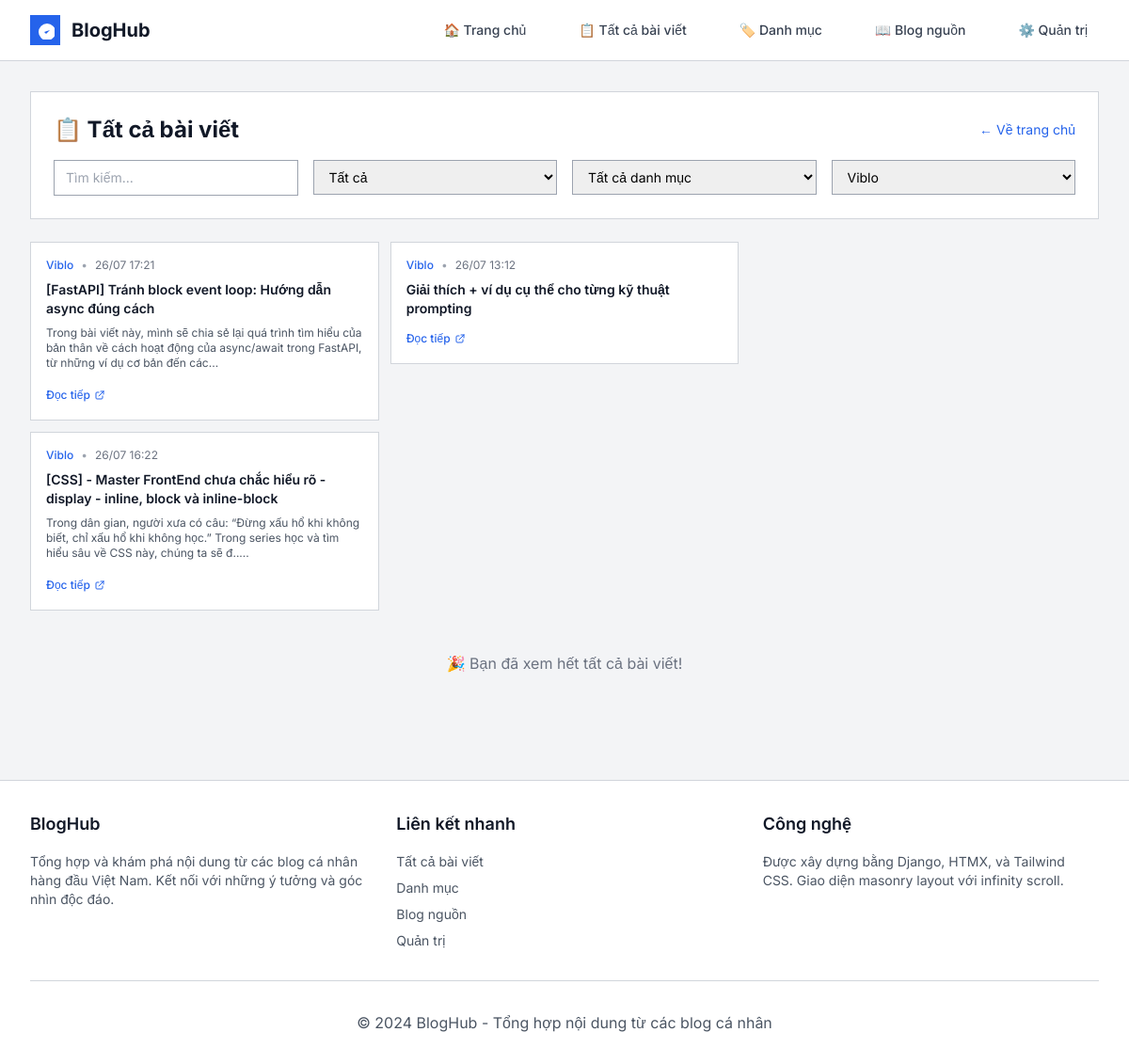
The page /all/?blog_source=2 on the database its author committed.
### aggregator/models.py (models this page shows, shortened)
class Post(models.Model):
    title = models.CharField(max_length=500, verbose_name="Tiêu đề")
    link = models.URLField(unique=True, verbose_name="Link gốc")
    excerpt = models.TextField(blank=True, verbose_name="Mô tả ngắn")
    thumbnail_url = models.URLField(blank=True, verbose_name="Ảnh thumbnail")
    published_date = models.DateTimeField(verbose_name="Ngày đăng")
    blog_source = models.ForeignKey(
        BlogSource,
        on_delete=models.CASCADE,
        related_name='posts',
        verbose_name="Nguồn blog"
    )
    category = models.ForeignKey(
        Category,
        on_delete=models.SET_NULL,
        null=True,
        blank=True,
        related_name='posts',
        verbose_name="Danh mục"
    )
    created_at = models.DateTimeField(auto_now_add=True)
    class Meta:
        verbose_name = "Bài viết"
        verbose_name_plural = "Bài viết"
        ordering = ['-published_date']
    @property
    def short_excerpt(self):
        if self.excerpt and len(self.excerpt) > 150:
            return self.excerpt[:150] + "..."
        return self.excerpt or ""

class BlogSource(models.Model):
    name = models.CharField(max_length=200, verbose_name="Tên blog")
    description = models.TextField(blank=True, verbose_name="Mô tả")
    rss_url = models.URLField(verbose_name="RSS URL")
    homepage_url = models.URLField(blank=True, verbose_name="Trang chủ")
    is_active = models.BooleanField(default=True, verbose_name="Kích hoạt")
    created_at = models.DateTimeField(auto_now_add=True)
    updated_at = models.DateTimeField(auto_now=True)
    last_fetched = models.DateTimeField(null=True, blank=True, verbose_name="Lần crawl cuối")
    logo_url = models.URLField(blank=True, verbose_name="Logo URL")
    author = models.CharField(max_length=200, blank=True, verbose_name="Tác giả")
    language = models.CharField(max_length=10, default='vi', verbose_name="Ngôn ngữ")
    tags = models.CharField(max_length=500, blank=True, verbose_name="Tags (phân cách bằng dấu phẩy)")
    class Meta:
        verbose_name = "Nguồn Blog"
        verbose_name_plural = "Nguồn Blog"
        ordering = ['name']

### aggregator/views.py (the view)
# urls.py: path('all/', views.all_posts, name='all_posts'),  # Masonry layout page
def all_posts(request):
    blog_source_id = request.GET.get('blog_source')
    category_id = request.GET.get('category')
    search_query = request.GET.get('search', '')
    post_type = request.GET.get('type', 'all')  # all, external, my
    all_posts_list = []
    if post_type in ['all', 'external']:
        external_posts = Post.objects.select_related('blog_source', 'category').filter(
            blog_source__is_active=True
        )
        if blog_source_id:
            external_posts = external_posts.filter(blog_source_id=blog_source_id)
        if category_id:
            external_posts = external_posts.filter(category_id=category_id)
        if search_query:
            external_posts = external_posts.filter(
                Q(title__icontains=search_query) |
                Q(excerpt__icontains=search_query)
            )
        for post in external_posts:
            all_posts_list.append({
                'type': 'external',
                'object': post,
                'published_date': post.published_date,
            })
    if post_type in ['all', 'my']:
        my_posts = MyPost.objects.filter(is_published=True).select_related('category', 'author')
        if category_id:
            my_posts = my_posts.filter(category_id=category_id)
        if search_query:
            my_posts = my_posts.filter(
                Q(title__icontains=search_query) |
                Q(excerpt__icontains=search_query) |
                Q(content__icontains=search_query)
            )
        for post in my_posts:
            all_posts_list.append({
                'type': 'my',
                'object': post,
                'published_date': post.published_date or post.created_at,
            })
    all_posts_list.sort(key=lambda x: x['published_date'], reverse=True)
    paginator = Paginator(all_posts_list, 30)
    page_number = request.GET.get('page', 1)
    page_obj = paginator.get_page(page_number)
    blog_sources = BlogSource.objects.filter(is_active=True).order_by('name')
    categories = Category.objects.filter(is_active=True).order_by('name')
    context = {
        'page_obj': page_obj,
        'blog_sources': blog_sources,
        'categories': categories,
        'current_blog_source': blog_source_id,
        'current_category': category_id,
        'current_type': post_type,
        'search_query': search_query,
    }
    return render(request, 'aggregator/all_posts.html', context)

### aggregator/templates/aggregator/all_posts.html (shortened to what this page needs)
{% extends 'aggregator/base.html' %}
{% block content %}
<div class="bg-white border border-gray-300 p-6 mb-6">
    <div class="flex justify-between items-center mb-4">
        <h1 class="text-2xl font-bold text-gray-900">📋 Tất cả bài viết</h1>
        <a href="{% url 'aggregator:index' %}" class="text-blue-600 text-sm hover:text-blue-700">← Về trang chủ</a>
    </div>
    <div class="grid grid-cols-1 md:grid-cols-4 gap-4">
        <div>
            <input
                type="text"
                id="search"
                name="search"
                value="{{ search_query }}"
                placeholder="Tìm kiếm..."
                class="w-full px-3 py-2 border border-gray-400 focus:border-blue-600 focus:outline-none text-sm"
            >
        </div>
        <div>
            <select
                name="type"
                id="type"
                class="w-full px-3 py-2 border border-gray-400 focus:border-blue-600 focus:outline-none text-sm"
            >
                <option value="all" {% if current_type == "all" %}selected{% endif %}>Tất cả</option>
            </select>
        </div>
        <div>
            <select
                name="category"
                id="category"
                class="w-full px-3 py-2 border border-gray-400 focus:border-blue-600 focus:outline-none text-sm"
            >
                <option value="">Tất cả danh mục</option>
            </select>
        </div>
        <div>
            <select
                name="blog_source"
                id="blog_source"
                class="w-full px-3 py-2 border border-gray-400 focus:border-blue-600 focus:outline-none text-sm"
            >
                {% for source in blog_sources %}
                    <option value="{{ source.id }}" {% if source.id|stringformat:"s" == current_blog_source %}selected{% endif %}>
                        {{ source.name }}
                    </option>
                {% endfor %}
            </select>
        </div>
    </div>
</div>
<div id="posts-masonry" class="masonry-grid">
    {% include 'aggregator/partials/all_post_list.html' %}
</div>
<div id="end-marker" class="hidden text-center py-8 text-gray-500">
    <p>🎉 Bạn đã xem hết tất cả bài viết!</p>
</div>
{% endblock %}

### aggregator/templates/aggregator/partials/all_post_list.html (shortened to what this page needs)
{% for item in page_obj %}
    <article class="masonry-item bg-white border border-gray-300 overflow-hidden">
        {% if item.type == 'external' %}
            {% with post=item.object %}
                <div class="p-4">
                    <div class="flex items-center gap-2 mb-2">
                        <span class="text-xs text-blue-600 font-medium">{{ post.blog_source.name }}</span>
                        <span class="text-gray-400 text-xs">•</span>
                        <time class="text-xs text-gray-500">{{ post.published_date|date:"d/m H:i" }}</time>
                    </div>
                    <h2 class="text-sm font-semibold text-gray-900 mb-2 line-clamp-3">
                        <a
                            href="{{ post.link }}"
                            target="_blank"
                            rel="noopener noreferrer"
                            class="hover:text-blue-600"
                        >
                            {{ post.title }}
                        </a>
                    </h2>
                    {% if post.short_excerpt %}
                        <p class="text-gray-600 text-xs mb-3 line-clamp-4">
                            {{ post.short_excerpt }}
                        </p>
                    {% endif %}
                    <a
                        href="{{ post.link }}"
                        target="_blank"
                        rel="noopener noreferrer"
                        class="inline-flex items-center text-blue-600 hover:text-blue-700 text-xs font-medium"
                    >
                        Đọc tiếp
                        <svg class="w-3 h-3 ml-1" fill="none" stroke="currentColor" viewBox="0 0 24 24">
                            <path stroke-linecap="round" stroke-linejoin="round" stroke-width="2" d="M10 6H6a2 2 0 00-2 2v10a2 2 0 002 2h10a2 2 0 002-2v-4M14 4h6m0 0v6m0-6L10 14"/>
                        </svg>
                    </a>
                </div>
            {% endwith %}
        {% endif %}
    </article>
{% endfor %}

### static/css/style.css (style rules this page uses)
.line-clamp-3 { display: -webkit-box; -webkit-line-clamp: 3; -webkit-box-orient: vertical; overflow: hidden; }
.line-clamp-4 { display: -webkit-box; -webkit-line-clamp: 4; -webkit-box-orient: vertical; overflow: hidden; }
.masonry-grid { column-count: 1; column-gap: 8px; column-fill: balance; }
@media (min-width: 640px) { .masonry-grid { column-count: 2; column-gap: 10px; } }
@media (min-width: 1024px) { .masonry-grid { column-count: 3; column-gap: 12px; } }
.masonry-item { display: inline-block; width: 100%; margin-bottom: 8px; break-inside: avoid; page-break-inside: avoid; vertical-align: top; }
.masonry-item { opacity: 0; animation: slideInUp 0.4s ease-out forwards; }
.masonry-item:nth-child(odd) { animation-delay: 0.1s; }
.masonry-item:nth-child(even) { animation-delay: 0.2s; }
* { border-radius: 0 !important; box-shadow: none !important; }
input, select, button, textarea { border-radius: 0 !important; }
.masonry-grid { min-height: 200px; }
.masonry-item h2, .masonry-item p { text-rendering: optimizeLegibility; -webkit-font-smoothing: antialiased; -moz-osx-font-smoothing: grayscale; }

### aggregator/templates/aggregator/base.html (style rules this page uses)
body { font-family: 'Inter', sans-serif; }
.masonry-grid { column-count: 1; column-gap: 12px; padding: 0; }
@media (min-width: 640px) { .masonry-grid { column-count: 2; } }
@media (min-width: 1024px) { .masonry-grid { column-count: 3; } }
.masonry-item { display: inline-block; width: 100%; margin-bottom: 12px; break-inside: avoid; }
.masonry-item { opacity: 0; animation: fadeIn 0.3s ease-in-out forwards; }

### aggregator/templates/aggregator/partials/all_post_list.html (style rules this page uses)
.line-clamp-3 { display: -webkit-box; -webkit-line-clamp: 3; -webkit-box-orient: vertical; overflow: hidden; }
.line-clamp-4 { display: -webkit-box; -webkit-line-clamp: 4; -webkit-box-orient: vertical; overflow: hidden; }

### rows shown on the page
Post: object.blog_source.name "Viblo", object.published_date "26/07 17:21", object "[FastAPI] Tránh block event loop: Hướng dẫn async đúng cách", object.short_excerpt "Trong bài viết này, mình sẽ chia sẻ lại quá trình tìm hiểu của bản thân về cách hoạt động của async/await trong FastAPI, từ những ví dụ cơ bản đến các..."
Post: object.blog_source.name "Viblo", object.published_date "26/07 16:22", object "[CSS] - Master FrontEnd chưa chắc hiểu rõ - display - inline, block và inline-block", object.short_excerpt "Trong dân gian, người xưa có câu: “Đừng xấu hổ khi không biết, chỉ xấu hổ khi không học.” Trong series học và tìm hiểu sâu về CSS này, chúng ta sẽ đ....."
Post: object.blog_source.name "Viblo", object.published_date "26/07 13:12", object "Giải thích + ví dụ cụ thể cho từng kỹ thuật prompting"

### other values the page prints
form field blog_source "Viblo"
